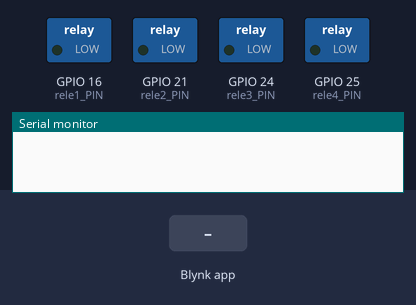
Recording of a sketch running on a simulated ESP32. Parts: switched loads named in the sketch (green lamp = pin HIGH), the last lines printed to the serial monitor. Inputs (shaded band) come from the test bench.

Above: at 3.1 s.
3.2 s: Blynk app writes 1 to V0
At 4.2 s:
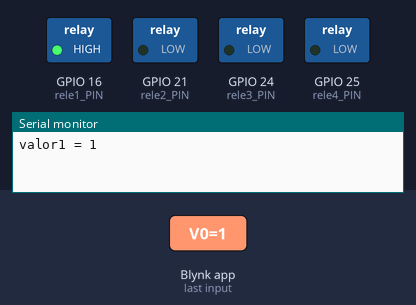
4.7 s: Blynk app writes 1 to V1
At 5.5 s:
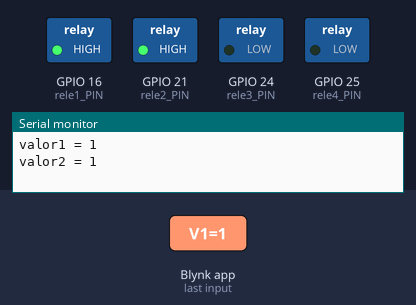
6.2 s: Blynk app writes 0 to V0
At 6.7 s:
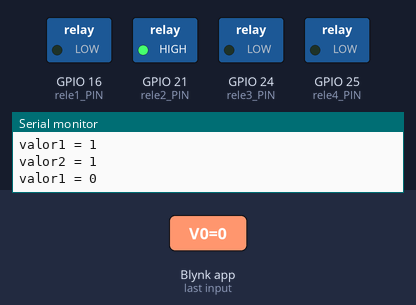
7.7 s: Blynk app writes 1 to V2
At 8.9 s:
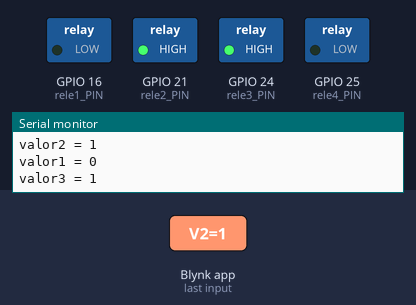
9.2 s: Blynk app writes 0 to V1
At 10.0 s:
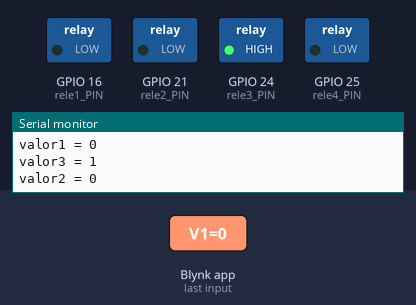
10.7 s: Blynk app writes 1 to V3
At 11.2 s:
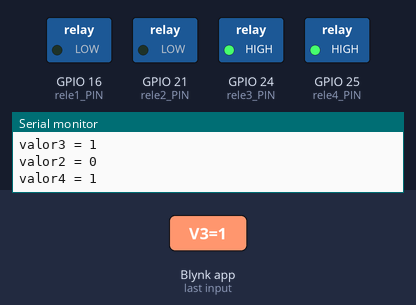
Timing chart, 0 to 13.2 s (numbered marks = the images above; inputs shaded):
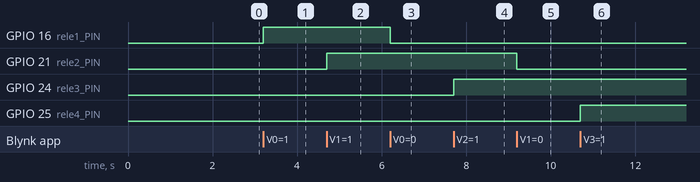

The sketch:

codigo-ESP32.ino
```cpp
#define BLYNK_TEMPLATE_ID "TMPL26y8pc1Uk"
#define BLYNK_TEMPLATE_NAME "LED ESP32"

#define BLYNK_FIRMWARE_VERSION        "0.1.0"

#define BLYNK_PRINT Serial


#define APP_DEBUG

#include "BlynkEdgent.h"

#define rele1_PIN 16
#define rele2_PIN 21
#define rele3_PIN 24
#define rele4_PIN 25

BLYNK_WRITE(V0)
{
  int valor1 = param.asInt();

  if (valor1 == 1) {
    digitalWrite(rele1_PIN, HIGH);
    Serial.print("valor1 = ");
    Serial.println(valor1);
  } else {
    digitalWrite(rele1_PIN, LOW);
    Serial.print("valor1 = ");
    Serial.println(valor1);
  }
}

BLYNK_WRITE(V1)
{
  int valor2 = param.asInt();

  if (valor2 == 1) {
    digitalWrite(rele2_PIN, HIGH);
    Serial.print("valor2 = ");
    Serial.println(valor2);
  } else {
    digitalWrite(rele2_PIN, LOW);
    Serial.print("valor2 = ");
    Serial.println(valor2);
  }
}

BLYNK_WRITE(V2)
{
  int valor3 = param.asInt();

  if (valor3 == 1) {
    digitalWrite(rele3_PIN, HIGH);
    Serial.print("valor3 = ");
    Serial.println(valor3);
  } else {
    digitalWrite(rele3_PIN, LOW);
    Serial.print("valor3 = ");
    Serial.println(valor3);
  }
}

BLYNK_WRITE(V3)
{
  int valor4 = param.asInt();

  if (valor4 == 1) {
    digitalWrite(rele4_PIN, HIGH);
    Serial.print("valor4 = ");
    Serial.println(valor4);
  } else {
    digitalWrite(rele4_PIN, LOW);
    Serial.print("valor4 = ");
    Serial.println(valor4);
  }
}

void setup()
{
  pinMode(rele1_PIN, OUTPUT);
  digitalWrite(rele1_PIN, LOW);
  pinMode(rele2_PIN, OUTPUT);
  digitalWrite(rele2_PIN, LOW);
  pinMode(rele3_PIN, OUTPUT);
  digitalWrite(rele3_PIN, LOW);
  pinMode(rele4_PIN, OUTPUT);
  digitalWrite(rele4_PIN, LOW);

  Serial.begin(115200);
  delay(100);

  BlynkEdgent.begin();
}

void loop() {
  BlynkEdgent.run();
  delay(10);
}
```

Measured:
- after the input at 3.2 s, GPIO 16 (rele1_PIN): LOW → HIGH at once
- after the input at 4.7 s, GPIO 21 (rele2_PIN): LOW → HIGH at once
- after the input at 6.2 s, GPIO 16 (rele1_PIN): HIGH → LOW at once
- after the input at 7.7 s, GPIO 24 (rele3_PIN): LOW → HIGH at once
- after the input at 9.2 s, GPIO 21 (rele2_PIN): HIGH → LOW at once
- after the input at 10.7 s, GPIO 25 (rele4_PIN): LOW → HIGH at once
